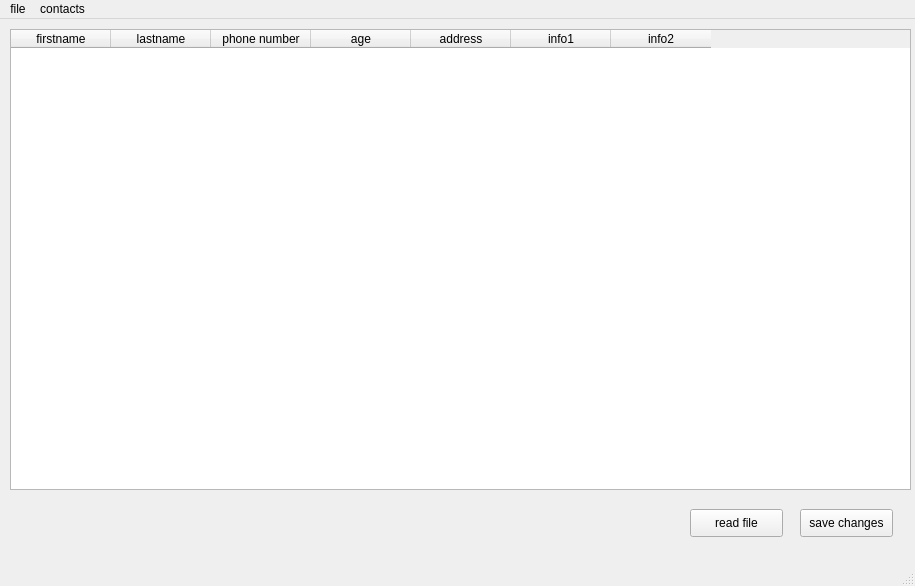
<?xml version="1.0" encoding="UTF-8"?>
<ui version="4.0">
 <class>MainWindow</class>
 <widget class="QMainWindow" name="MainWindow">
  <property name="geometry">
   <rect>
    <x>0</x>
    <y>0</y>
    <width>915</width>
    <height>586</height>
   </rect>
  </property>
  <property name="windowTitle">
   <string>MainWindow</string>
  </property>
  <widget class="QWidget" name="centralwidget">
   <widget class="QTableWidget" name="tableWidget">
    <property name="geometry">
     <rect>
      <x>10</x>
      <y>10</y>
      <width>901</width>
      <height>461</height>
     </rect>
    </property>
    <column>
     <property name="text">
      <string>firstname</string>
     </property>
    </column>
    <column>
     <property name="text">
      <string>lastname</string>
     </property>
    </column>
    <column>
     <property name="text">
      <string>phone number</string>
     </property>
    </column>
    <column>
     <property name="text">
      <string>age</string>
     </property>
    </column>
    <column>
     <property name="text">
      <string>address</string>
     </property>
    </column>
    <column>
     <property name="text">
      <string>info1</string>
     </property>
    </column>
    <column>
     <property name="text">
      <string>info2</string>
     </property>
    </column>
   </widget>
   <widget class="QPushButton" name="readFileButton">
    <property name="geometry">
     <rect>
      <x>690</x>
      <y>490</y>
      <width>93</width>
      <height>28</height>
     </rect>
    </property>
    <property name="text">
     <string>read file</string>
    </property>
   </widget>
   <widget class="QPushButton" name="saveChangesButton">
    <property name="geometry">
     <rect>
      <x>800</x>
      <y>490</y>
      <width>93</width>
      <height>28</height>
     </rect>
    </property>
    <property name="text">
     <string>save changes</string>
    </property>
   </widget>
  </widget>
  <widget class="QMenuBar" name="menubar">
   <property name="geometry">
    <rect>
     <x>0</x>
     <y>0</y>
     <width>915</width>
     <height>26</height>
    </rect>
   </property>
   <widget class="QMenu" name="menug">
    <property name="title">
     <string>file</string>
    </property>
    <addaction name="actionOpenCsv"/>
   </widget>
   <widget class="QMenu" name="menucontacts">
    <property name="title">
     <string>contacts</string>
    </property>
    <addaction name="actionFindContact"/>
   </widget>
   <addaction name="menug"/>
   <addaction name="menucontacts"/>
  </widget>
  <widget class="QStatusBar" name="statusbar"/>
  <action name="actionOpenCsv">
   <property name="text">
    <string>open csv</string>
   </property>
  </action>
  <action name="actionFindContact">
   <property name="text">
    <string>find</string>
   </property>
  </action>
 </widget>
 <resources/>
 <connections/>
</ui>
